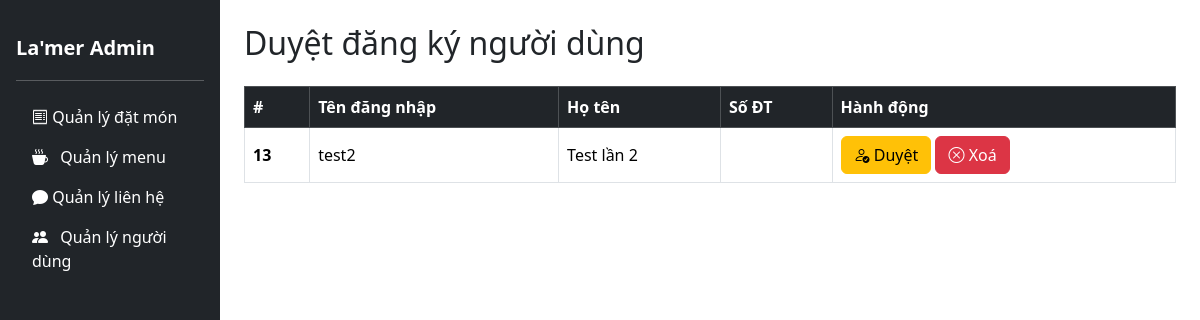
/admin/edit-users.php (signed in), run on the app's committed database.
### tables this page shows
CREATE TABLE `userdata` (
  `id` int(11) NOT NULL,
  `username` varchar(50) NOT NULL,
  `fullname` varchar(100) NOT NULL,
  `phone` varchar(20) NOT NULL,
  `password` varchar(255) NOT NULL,
  `role` int(11) DEFAULT -1
);

### admin/edit-users.php (the view, shortened to what this page needs)
<?php
require_once '../database/dbconnect.php';
$reg_query = $conn->query("SELECT * FROM userdata WHERE role = -1");
$reg_users = [];
while ($row = $reg_query->fetch_assoc()) {
    $reg_users[] = $row;
}
?>
<!DOCTYPE html>
<html lang="vi">
<head>
    <link href="https://cdn.jsdelivr.net/npm/bootstrap@5.3.3/dist/css/bootstrap.min.css" rel="stylesheet">
    <link href="https://cdn.jsdelivr.net/npm/bootstrap-icons@1.10.5/font/bootstrap-icons.css" rel="stylesheet">
</head>
<body>
    <div class="d-flex">
        <?php include('sidebar.php'); ?>
        <div class="ms-220 px-4 pt-4 w-100" style="margin-left: 220px; height: 100vh;">
            <h2 class="mb-4">Duyệt đăng ký người dùng</h2>
            <div class="table-responsive">
                <table class="table table-bordered align-middle">
                    <thead class="table-dark">
                        <tr>
                            <th>#</th>
                            <th>Tên đăng nhập</th>
                            <th>Họ tên</th>
                            <th>Số ĐT</th>
                            <th>Hành động</th>
                        </tr>
                    </thead>
                    <tbody>
                        <?php foreach ($reg_users as $user): ?>
                            <tr>
                                <th>
                                    <?php echo htmlspecialchars($user['id']) ?>
                                </th>
                                <td>
                                    <?php echo htmlspecialchars($user['username']) ?>
                                </td>
                                <td>
                                    <?php echo htmlspecialchars($user['fullname']) ?>
                                </td>
                                <td>
                                </td>
                                <td>
                                    <form method="POST" action="verify_user.php" class="d-inline">
                                        <button type="submit" class="btn btn-warning">
                                            <i class="bi bi-person-check"></i> Duyệt
                                        </button>
                                    </form>
                                    <form method="POST" action="verify_user.php" class="d-inline">
                                        <button type="submit" class="btn btn-danger">
                                            <i class="bi bi-x-circle"></i> Xoá
                                        </button>
                                    </form>
                                </td>
                            </tr>
                        <?php endforeach; ?>
                    </tbody>
                </table>
            </div>
        </div>
    </div>
</body>
</html>

### data on the page
userdata: id "13", username "test2", fullname "Test lần 2"
